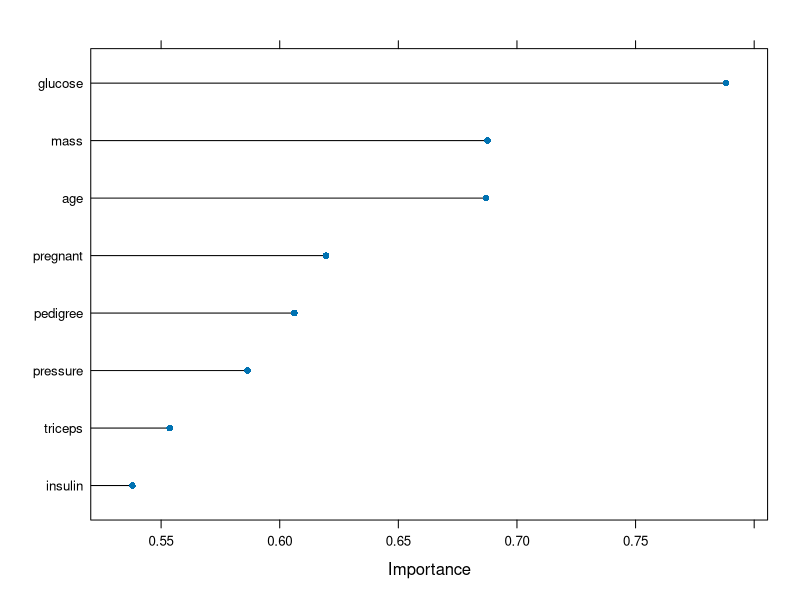

Generate this figure with R:
# ensure results are repeatable
set.seed(7)
# load the library
library(mlbench)
library(caret)
# load the dataset
data(PimaIndiansDiabetes)
# prepare training scheme
control <- trainControl(method="repeatedcv", number=10, repeats=3)
# train the model
model <- train(diabetes~., data=PimaIndiansDiabetes, method="lvq", preProcess="scale", trControl=control)
# estimate variable importance
importance <- varImp(model, scale=FALSE)
# summarize importance
print(importance)
# plot importance
plot(importance)